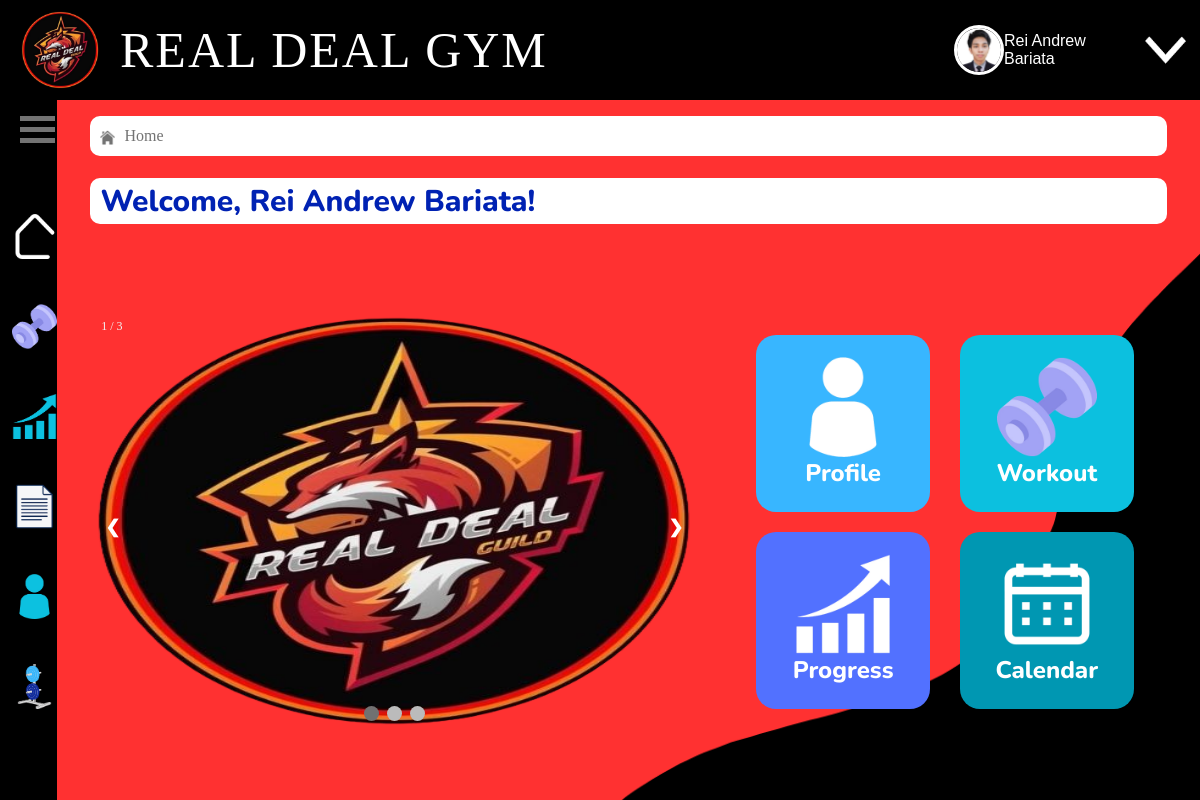
/PHP/Home.php (signed in), run on the app's committed database.
### tables this page shows
CREATE TABLE `registerdb` (
  `id` int(11) NOT NULL,
  `email` varchar(50) NOT NULL,
  `password` varchar(255) NOT NULL,
  `firstname` varchar(50) NOT NULL,
  `lastname` varchar(50) NOT NULL,
  `age` int(5) NOT NULL,
  `gender` varchar(10) NOT NULL,
  `address` varchar(50) NOT NULL,
  `contactNo` varchar(20) NOT NULL,
  `date_register` datetime NOT NULL DEFAULT current_timestamp(),
  `profile_pic` varchar(255) DEFAULT NULL
);

### PHP/username.php (called while the page is built, shortened)
<?php
include 'database.php';
$email = $_SESSION['login_email'];
$sql = "SELECT * FROM registerdb WHERE email = ?";
$stmt = $conn->prepare($sql);
$stmt->bind_param("s", $email);
$stmt->execute();
$result = $stmt->get_result();
$user = $result->fetch_assoc();
$username = $user['firstname'] . ' ' . $user['lastname'];
?>

### PHP/Home.php (the view, shortened to what this page needs)
<?php
include('username.php');
?>
<!DOCTYPE html>
<html lang="en">
<head>
  <link rel="stylesheet" href="../CSS/Home.css" />
</head>
<body>
  <header>
    <div class="logo">
      <a href="#"><img src="../assets/logs.png" alt="Logo" height="80"></a>
      <h6>REAL DEAL GYM</h6>
    </div>
    <div class="left-container">
      <div class="userProfil">
        <a href="profile.php">
          <img src="<?php echo !empty($user['profile_pic']) ? $user['profile_pic'] : '../assets/defProf.webp'; ?>" height="50" alt="" class="img-container">
          <p class="userName"><?php echo htmlspecialchars($username); ?></p>
        </a>
        <div class="consts-dropDown">
          <button class="dropDown" onclick=""> <img src="../assets/dropdown.png" alt="" height="50" width="45px"></button>
        </div>
      </div>
    </div>
  </header>
  <div class="container">
    <aside class="nav">
      <div class="hamburger" id="hamburger" onclick="myFunction(this)">
        <div class="bar1"></div>
        <div class="bar2"></div>
        <div class="bar3"></div>
      </div>
      <div class="menu" id="menu">
        <a href="home.php"> <img src="../assets/home.png" alt="" height="45"> Home</a>
        <a href="workoutplan.php"> <img src="../assets/DB.png" alt="" height="45"> Workout Plan</a>
        <a href="progress.php"> <img src="../assets/prog.png" alt="" height="45"> Progress</a>
        <a href="records.php"> <img src="../assets/records.png" alt="" height="45"> Records</a>
        <a href="profile.php"> <img src="../assets/profile.png" alt="" height="45"> Profile</a>
        <a href="equipments.php"> <img src="../assets/equipments.png" alt="" height="45"> Equipments</a>
      </div>
    </aside>
    <main class="main">
      <div class="conts1">
        <div class="page">
          <p><img src="../assets/homes.png" alt="" height="15"> Home</p>
        </div>
        <div class="memberName">
          <p>Welcome, <?php echo htmlspecialchars($username); ?>!</p>
        </div>
      </div>
      <div class="conts2">
        <div class="carousel">
          <div class="carousel-cont">
            <div class="mySlides fade">
              <div class="numbertext">1 / 3</div>
              <img class="carousel-img" src="../assets/logs.png">
              <div class="text"></div>
            </div>
            <a class="prev" onclick="plusSlides(-1)">❮</a>
            <a class="next" onclick="plusSlides(1)">❯</a>
          </div>
          <div style="text-align:center; position: absolute; margin-top: 465px;" class="threeDots">
            <span class="dot" onclick="currentSlide(1)"></span>
            <span class="dot" onclick="currentSlide(2)"></span>
            <span class="dot" onclick="currentSlide(3)"></span>
          </div>
        </div>
        <div class="four">
          <a href="profile.php" class="profiles hero">
            <img src="../assets/prof.png" alt="" height="100">Profile
          </a>
          <a href="workoutplan.php" class="WP hero">
            <img src="../assets/DB.png" alt="" height="100"> Workout
          </a>
          <a href="progress.php" class="progs hero">
            <img src="../assets/progs.png" alt="" height="100">Progress
          </a>
          <a href="calendar.php" class="calender hero">
            <img src="../assets/cal.png" alt="" height="100">Calendar
          </a>
        </div>
      </div>
    </main>
  </div>
</body>
</html>

### data on the page
registerdb: profile_pic (picture), username "Rei Andrew Bariata"
